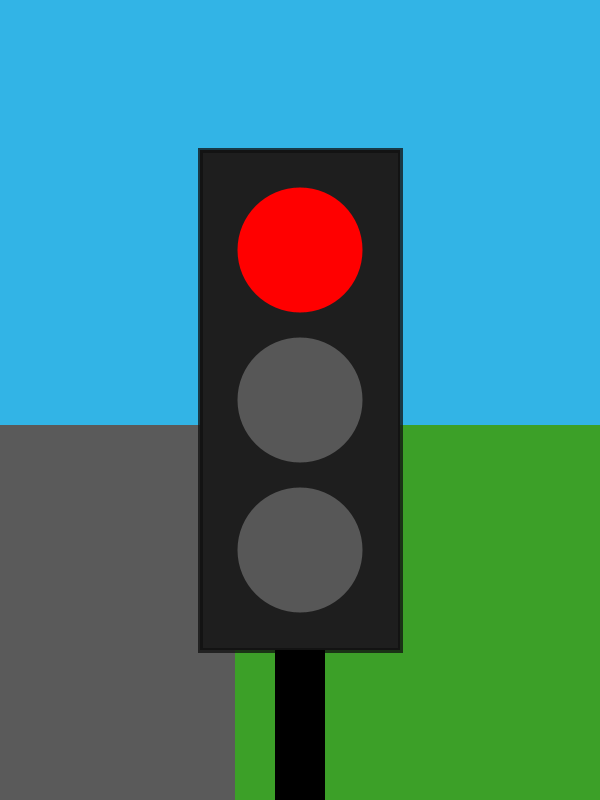
Frame 1 (no input)
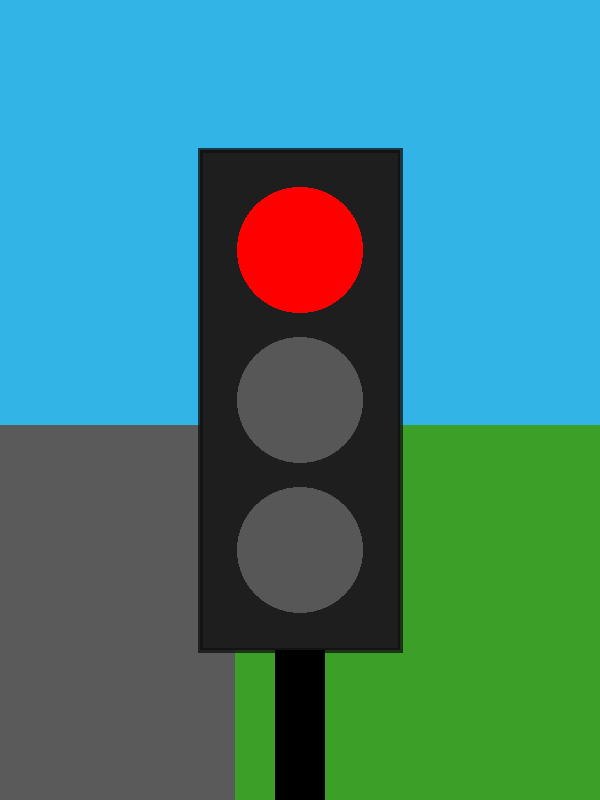
Frame 60 (the mouse pressed at the canvas centre just before this capture)
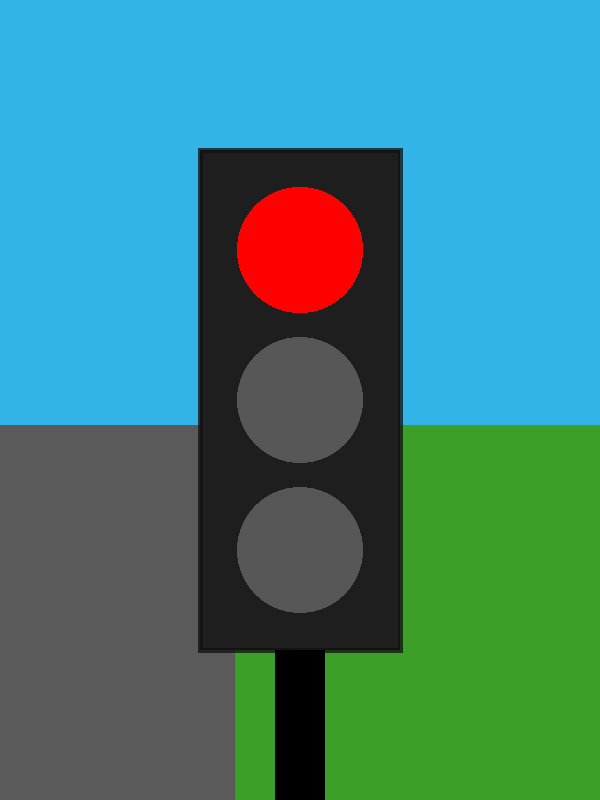
Frame 120 (the mouse held since frame 60 and released just before this capture)

The Processing sketch that drew these frames (run headless with seeded random() and noise(); from frame 60 on, the mouse is pressed at the canvas centre):

// Processing sketch: TaskSix
// ── TaskSix.pde
//Colors of the traffic light
color colorRed = color(255, 0, 0);
color colorYellow = color(250, 230, 0);
color colorGreen = color(0, 255, 0);
color colorLightOff = color(87);

//Declaring and initializing the lights and spaces for the colors.
//1 being the top light and 3 the lowest.
int light1 = colorRed;
int light2 = colorYellow;
int light3 = colorGreen;


//6.c
//The code for the traffic light drawing
void setup() {
  size(600, 800);
  background(50, 180, 230);
  fill(60, 160, 40);
  noStroke();
  rect(0, 425, 600, 375);
  fill(90);
  rect(0, 425, 235, 375);
  fill(30);
  stroke(15, 190);
  strokeWeight(5);
  rect(200, 150, 200, 500);
  noStroke();
  fill(0);
  rect(275, 650, 50, 150);
}

void draw () {
  switch (frameCount%600) {
  case 1:
    light1 = colorRed;
    light2 = colorLightOff;
    light3 = colorLightOff;
    break;

  case 200:
    light1 = colorRed;
    light2 = colorYellow;
    light3 = colorLightOff;
    break;

  case 300:
    light1 = colorLightOff;
    light2 = colorLightOff;
    light3 = colorGreen;
    break;

  case 500:
    light1 = colorLightOff;
    light2 = colorYellow;
    light3 = colorLightOff;
  }
  
  ellipseMode(CENTER);
  fill(light1);
  ellipse(300, 250, 125, 125);
  fill(light2);
  ellipse(300, 400, 125, 125);
  fill(light3);
  ellipse(300, 550, 125, 125);

}
